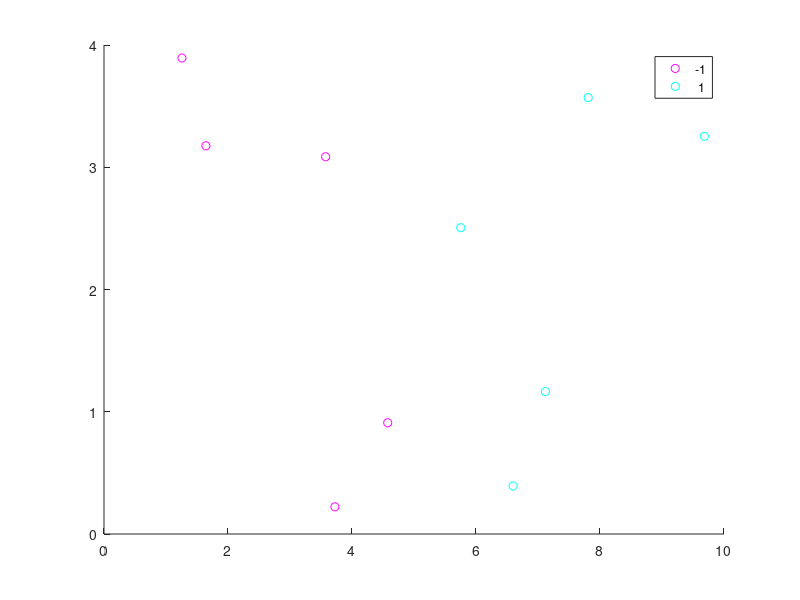

This figure's MATLAB source:
n = 10;
t = 5;

X = zeros (2,n);
y = zeros (1,n);

y(1:n/2) = -1;
y((n/2)+1:n) = 1;

X(1,1:n/2) = rand(1,n/2)*t;
X(1,(n/2)+1:n) = (rand(1,n/2)*t + t);

X(2,1:n/2) = rand(1,n/2)*t;
X(2,(n/2)+1:n) = rand(1,n/2)*t ;

gscatter(X(1,:),X(2,:),y,'mc')



